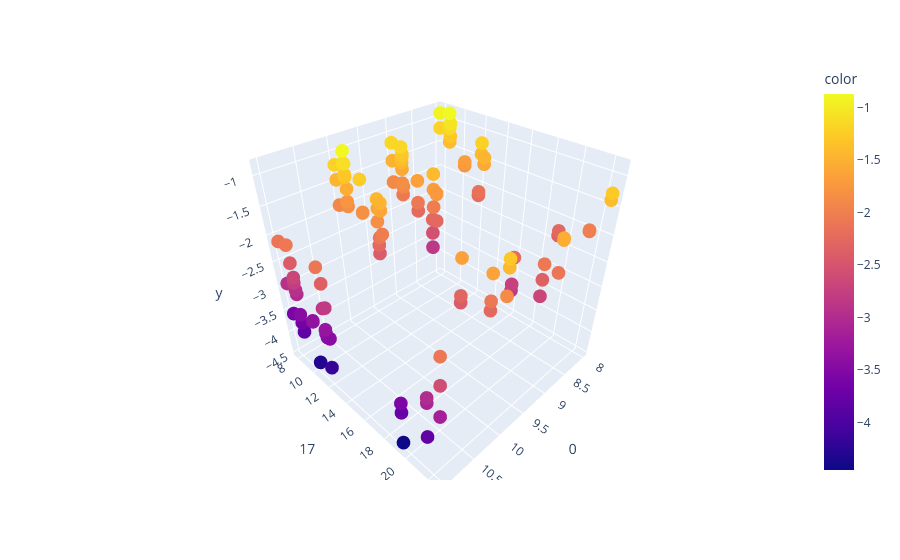

The notebook cell saved with this chart:
### Code cell
import plotly.express as px
fig = px.scatter_3d(df, x = 0, y = 17, z = 'y', color = y)
fig.show()
